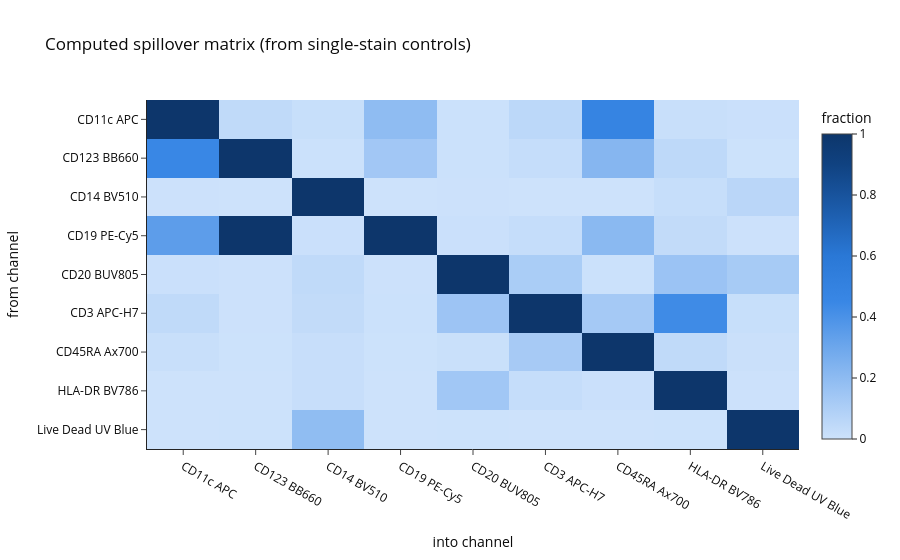

The code cell stored with this chart in its notebook:
### Markdown cell above
### Visualize the computed matrix

Heatmap of the 9 controlled channels — hover a cell for the exact spillover
fraction. Diagonal is always 1; brighter off-diagonal cells mean more
bleed-through between those two fluorophores.

### Code cell
controlled_channels = list(control_by_channel.keys())
controlled_matrix = spillover_matrix.loc[controlled_channels, controlled_channels]
controlled_labels = [FRIENDLY_NAME[d] for d in controlled_channels]

# Sequential single-hue ramp for magnitude — never a rainbow scale.
BLUE_SEQUENTIAL = [
    (0.00, "#cde2fb"), (0.15, "#9ec5f4"), (0.30, "#6da7ec"), (0.45, "#3987e5"),
    (0.60, "#2a78d6"), (0.75, "#1c5cab"), (0.90, "#104281"), (1.00, "#0d366b"),
]

heatmap_fig = go.Figure(go.Heatmap(
    z=controlled_matrix.values,
    x=controlled_labels,
    y=controlled_labels,
    colorscale=BLUE_SEQUENTIAL,
    zmin=0, zmax=1,
    hovertemplate="spillover from %{y}<br>into %{x}: %{z:.3f}<extra></extra>",
    colorbar=dict(title="fraction"),
))
heatmap_fig.update_layout(
    title="Computed spillover matrix (from single-stain controls)",
    xaxis_title="into channel", yaxis_title="from channel",
    template="simple_white", font_color="#0b0b0b",
    yaxis_autorange="reversed",
)
heatmap_fig.show()

### Figure 1 — Plotly figure (JSON) as saved in the notebook; plotly's stock layout.template omitted (floating-point values rounded to 4 significant figures)
{"data": [{"colorbar": {"title": {"text": "fraction"}}, "colorscale": [[0.0, "#cde2fb"], [0.15, "#9ec5f4"], [0.3, "#6da7ec"], [0.45, "#3987e5"], [0.6, "#2a78d6"], [0.75, "#1c5cab"], [0.9, "#104281"], [1.0, "#0d366b"]], "hovertemplate": "spillover from %{y}<br>into %{x}: %{z:.3f}<extra></extra>", "type": "heatmap", "x": ["CD11c APC", "CD123 BB660", "CD14 BV510", "CD19 PE-Cy5", "CD20 BUV805", "CD3 APC-H7", "CD45RA Ax700", "HLA-DR BV786", "Live Dead UV Blue"], "y": ["CD11c APC", "CD123 BB660", "CD14 BV510", "CD19 PE-Cy5", "CD20 BUV805", "CD3 APC-H7", "CD45RA Ax700", "HLA-DR BV786", "Live Dead UV Blue"], "z": [[1.0, 0.04203, 0.01768, 0.1948, 0.006907, 0.05336, 0.4845, 0.01719, 0.009422], [0.4507, 1.0, 0.005058, 0.1388, 0.006328, 0.02434, 0.2248, 0.04671, 0.001746], [0.002635, 0.001049, 1.0, 0.0006309, 0.004046, 4.016e-05, 0.0002249, 0.02299, 0.06011], [0.3468, 1.659, 0.0086, 1.0, 0.0107, 0.02612, 0.2105, 0.03369, 0.004435], [0.008784, 0.00416, 0.0404, 0.004366, 1.0, 0.1109, 0.006117, 0.1584, 0.1208], [0.04236, 0.002893, 0.03657, 0.006367, 0.1526, 1.0, 0.127, 0.4333, 0.01797], [0.01615, 0.001826, 0.02052, 0.00244, 0.01149, 0.1227, 1.0, 0.04163, 0.011], [0.001528, 0.0004408, 0.01848, 0.0003903, 0.1389, 0.02543, 0.008505, 1.0, 0.004737], [0.00083, 0.002123, 0.1916, 0.001095, 0.002321, 2.15e-05, 0.0001419, 0.002457, 1.0]], "zmax": 1, "zmin": 0}], "layout": {"font": {"color": "#0b0b0b"}, "title": {"text": "Computed spillover matrix (from single-stain controls)"}, "xaxis": {"title": {"text": "into channel"}}, "yaxis": {"autorange": "reversed", "title": {"text": "from channel"}}}}
